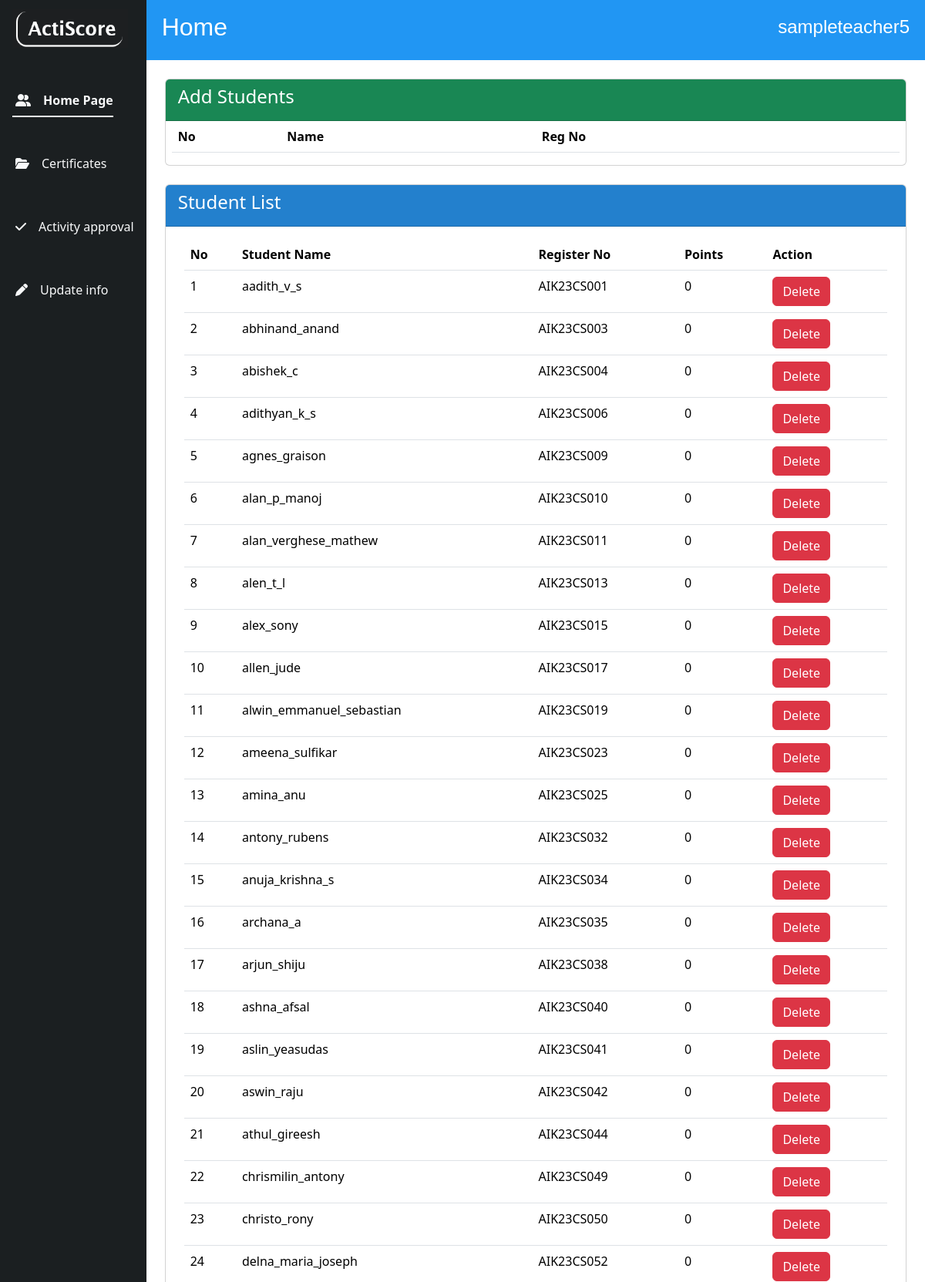
Screenshot of /teacher/My_students (signed in, upper part) with the database file from the repository.
### homepg/models.py (models this page shows, shortened)
class CustomUser(AbstractUser):
    role=(
        ('teacher','Teacher'),
        ('student','Student')
    )
    roles=models.CharField(max_length=10,choices=role,default="student")
    verified=models.BooleanField(default=False)

class Student(models.Model):
    batches=(
        ('9','9'),
        ('10','10'),
        ('11','11'),
        ('12-a','12-a'),
        ('12-b','12-b'))
    name = models.CharField(max_length=100)
    regno = models.CharField(max_length=10,blank=True,null=False,unique=True,validators=[RegexValidator(regex=r'^(aik|AIK)\d{2}(cs|CS)\d{3}$',message='Enter a valid registration number.')] )
    batch = models.CharField(choices=batches,default='9',max_length=10)
    points = models.IntegerField(default=0)
    teacher = models.ForeignKey(Teacher,default=None,on_delete=models.SET_DEFAULT,null=True,blank=True)
    user = models.OneToOneField(CustomUser,on_delete=models.CASCADE)

### homepg/decorators.py (the view)
    def wrapper_func (request,*args,**kwargs):
        if request.user.is_authenticated:
            if request.user.is_superuser:
                return redirect('adminvw')
            elif request.user.roles == 'teacher':
                return view_func(request,*args,**kwargs)
            else:
                return redirect('studvw')
        else:
            return redirect('loginpg')

### homepg/views.py (called while the page is built)
@authenticated_teacher
@login_required(login_url='/login')
def teachvw(request):
    msg=None
    teacher=request.user.teacher
    teachuser=request.user.username
    studreq = [i for i in StudentRequest.objects.all() if i.teacher==teacher]
    students = [i for i in Student.objects.all() if i.teacher == teacher]
    return render(request,'teacherview.html', {'msg':msg, 'students':students,'teacheruser':teachuser,'studreq':studreq})

### homepg/templates/teacherview.html (shortened to what this page needs)
{% load static %}
<!doctype html>
<html lang="en">
  <head>
    <link rel="stylesheet" href="https://cdnjs.cloudflare.com/ajax/libs/font-awesome/6.5.1/css/all.min.css" />
    <link href="https://cdn.jsdelivr.net/npm/bootstrap@5.3.3/dist/css/bootstrap.min.css" rel="stylesheet">
</head>
  <body>
    <div class="container-fluid">
        <div class="row flex-nowrap">
            <div class="col-auto px-sm-2 px-0" style="background-color: #1b1f21;">
                <div class="d-flex flex-column align-items-center align-items-sm-start px-2 pt-1 text-white min-vh-100">
                    <div class="brand-name mb-5 mt-2">
                        <img src="{% static 'logo.png' %}"  alt="bootstrap" width="150" height="50">
                    </div>
                    <ul class="nav nav-underline nav-fill flex-column mb-sm-auto  align-items-sm-start" id="menu">
                        <li class="nav-item">
                            <a href="{%url 'teachvw' %}" class="nav-link text-light active align-middle mb-4 ">
                            <span class="ms-1 d-none d-sm-inline"><i class="fa-solid fa-user-group me-3"></i>Home Page</span>
                            </a>
                        </li>
                        <li>
                            <a href="{% url 'teach_cert' %}" class="nav-link text-light px-0 align-middle mb-4" >
                             <span class="ms-1 d-none d-sm-inline"><i class="fa-solid fa-folder-open me-3"></i>Certificates</span> </a>
                        </li>
                        <li>
                            <a href="{% url 'activityvw' %}" class="nav-link text-light align-justify mb-4 ">
                         <span class="ms-1 d-none d-sm-inline"><i class="fa-solid fa-check me-3"></i>Activity approval</span></a>
                        </li>
                        <li>
                            <a href="{% url 'update_teacher' %}" class="nav-link text-light px-0 align-middle mb-4">
                             <span class="ms-1 d-none d-sm-inline"><i class="fa-solid fa-pen me-3"></i>Update info</span> </a>
                        </li>
                    </ul>
                </div>
            </div>
            <div class="col g-0">
                <div class="col g-0">
                    <nav class="navbar sticky-top px-2 py-3" style="background-color:#2196F3;color: #FFFFFF; font-family: Helvetica;">
                        <div class="container-fluid">
                            <h2 class="d-flex">Home</h2>
                            <h4 class="d-flex">{{teacheruser}}</h4>
                        </div>
                    </nav>
                <div class="card m-4">
                        <div class="card-header text-bg-success">
                            <h4>Add Students</h3>
                          </div>
                          <div class="overflow-y-auto mx-2" style="max-height: 30vh">
                            <table class="table table-hover">
                                <thead>
                                    <tr>
                                        <th scope="col" style="width: 15%;">No</th>
                                        <th  scope="col"    style="width: 35%;">Name</th>
                                        <th  scope="col" style="width: 35%;">Reg No</th>
                                        <th scope="col"></th>
                                    </tr>
                                </thead>
                            </table>
                        </div>
                      </div>
                <div class="card m-4">
                    <div class="card-header text-white" style="background-color: #2380cd;">
                        <h4>Student List</h4>
                    </div>
                    <div class="card-body overflow-y-auto" style="max-height: 50vh;">
                        <div class=" mx-2">
                            <table class="table">
                                <thead>
                                    <tr>
                                        <th>No</th>
                                        <th>Student Name</th>
                                        <th>Register No</th>
                                        <th>Points</th>
                                        <th>Action</th>
                                    </tr>
                                </thead>
                                <tbody>
                                    {% for student in students %}
                                        <tr>
                                            <td>{{ forloop.counter }}</td>
                                            <td>{{ student.name }}</td>
                                            <td>{{ student.regno|upper }}</td>
                                            <td>{{ student.points }}</td>
                                            <td>
                                                <button type="button" class="btn btn-danger" data-bs-toggle="modal" data-bs-target="#DeleteStudentModal{{ student.id }}">
                                                    Delete
                                                </button>
                                            </td>
                                        </tr>
                                    {% endfor %}
                                </tbody>
                            </table>
                        </div>
                    </div>
                </div>
            </div>
        </div>
    </div>
  </body>
</html>

### rows the page displays
CustomUser: username "sampleteacher5"
Student: name "aadith_v_s", regno "AIK23CS001", points "0"
Student: name "abhinand_anand", regno "AIK23CS003", points "0"
Student: name "abishek_c", regno "AIK23CS004", points "0"
Student: name "adithyan_k_s", regno "AIK23CS006", points "0"
Student: name "agnes_graison", regno "AIK23CS009", points "0"
Student: name "alan_p_manoj", regno "AIK23CS010", points "0"
Student: name "alan_verghese_mathew", regno "AIK23CS011", points "0"
Student: name "alen_t_l", regno "AIK23CS013", points "0"
Student: name "alex_sony", regno "AIK23CS015", points "0"
Student: name "allen_jude", regno "AIK23CS017", points "0"
Student: name "alwin_emmanuel_sebastian", regno "AIK23CS019", points "0"
Student: name "ameena_sulfikar", regno "AIK23CS023", points "0"
Student: name "amina_anu", regno "AIK23CS025", points "0"
Student: name "antony_rubens", regno "AIK23CS032", points "0"
Student: name "anuja_krishna_s", regno "AIK23CS034", points "0"
Student: name "archana_a", regno "AIK23CS035", points "0"
Student: name "arjun_shiju", regno "AIK23CS038", points "0"
Student: name "ashna_afsal", regno "AIK23CS040", points "0"
Student: name "aslin_yeasudas", regno "AIK23CS041", points "0"
Student: name "aswin_raju", regno "AIK23CS042", points "0"
Student: name "athul_gireesh", regno "AIK23CS044", points "0"
Student: name "chrismilin_antony", regno "AIK23CS049", points "0"
Student: name "christo_rony", regno "AIK23CS050", points "0"
Student: name "delna_maria_joseph", regno "AIK23CS052", points "0"
